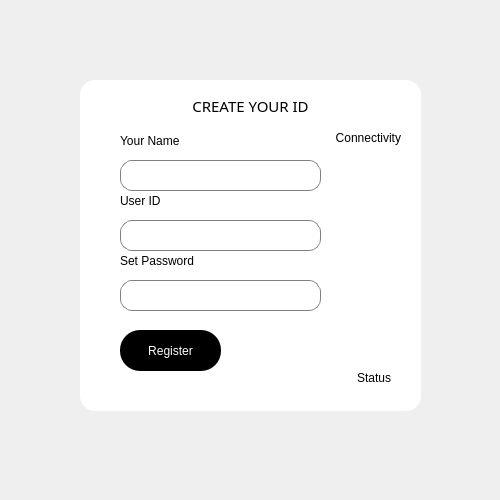
<?xml version="1.0" encoding="UTF-8"?>
<ui version="4.0">
 <class>IDRegister</class>
 <widget class="QDialog" name="IDRegister">
  <property name="geometry">
   <rect>
    <x>0</x>
    <y>0</y>
    <width>500</width>
    <height>500</height>
   </rect>
  </property>
  <property name="windowTitle">
   <string>Dialog</string>
  </property>
  <widget class="QGroupBox" name="groupBox">
   <property name="geometry">
    <rect>
     <x>80</x>
     <y>80</y>
     <width>341</width>
     <height>331</height>
    </rect>
   </property>
   <property name="styleSheet">
    <string notr="true">QGroupBox {
background-color: white; 
border-radius: 15px
}</string>
   </property>
   <property name="title">
    <string/>
   </property>
   <widget class="QLabel" name="label_4">
    <property name="geometry">
     <rect>
      <x>40</x>
      <y>50</y>
      <width>101</width>
      <height>21</height>
     </rect>
    </property>
    <property name="text">
     <string>Your Name</string>
    </property>
   </widget>
   <widget class="QLineEdit" name="txt_Name">
    <property name="geometry">
     <rect>
      <x>40</x>
      <y>80</y>
      <width>201</width>
      <height>31</height>
     </rect>
    </property>
    <property name="styleSheet">
     <string notr="true">QLineEdit {

border: 1px solid gray; 
border-radius: 12px; 
background color: white; 
padding: 5px


}</string>
    </property>
   </widget>
   <widget class="QLabel" name="label">
    <property name="geometry">
     <rect>
      <x>40</x>
      <y>110</y>
      <width>101</width>
      <height>21</height>
     </rect>
    </property>
    <property name="text">
     <string>User ID</string>
    </property>
   </widget>
   <widget class="QLineEdit" name="txt_ID">
    <property name="geometry">
     <rect>
      <x>40</x>
      <y>140</y>
      <width>201</width>
      <height>31</height>
     </rect>
    </property>
    <property name="styleSheet">
     <string notr="true">QLineEdit {

border: 1px solid gray; 
border-radius: 12px; 
background color: white; 
padding: 5px


}</string>
    </property>
   </widget>
   <widget class="QLabel" name="label_2">
    <property name="geometry">
     <rect>
      <x>40</x>
      <y>170</y>
      <width>101</width>
      <height>21</height>
     </rect>
    </property>
    <property name="text">
     <string>Set Password</string>
    </property>
   </widget>
   <widget class="QLineEdit" name="txt_Password">
    <property name="geometry">
     <rect>
      <x>40</x>
      <y>200</y>
      <width>201</width>
      <height>31</height>
     </rect>
    </property>
    <property name="styleSheet">
     <string notr="true">QLineEdit {

border: 1px solid gray; 
border-radius: 12px; 
background color: white; 
padding: 5px


}</string>
    </property>
   </widget>
   <widget class="QPushButton" name="pushButton">
    <property name="geometry">
     <rect>
      <x>40</x>
      <y>250</y>
      <width>101</width>
      <height>41</height>
     </rect>
    </property>
    <property name="styleSheet">
     <string notr="true">QPushButton {
background-color: black; 
color: white;  
border-radius: 20px; 
}</string>
    </property>
    <property name="text">
     <string>Register</string>
    </property>
   </widget>
   <widget class="QLabel" name="label_5">
    <property name="geometry">
     <rect>
      <x>240</x>
      <y>290</y>
      <width>71</width>
      <height>16</height>
     </rect>
    </property>
    <property name="text">
     <string>Status</string>
    </property>
    <property name="alignment">
     <set>Qt::AlignRight|Qt::AlignTrailing|Qt::AlignVCenter</set>
    </property>
   </widget>
   <widget class="QLabel" name="label_3">
    <property name="geometry">
     <rect>
      <x>220</x>
      <y>50</y>
      <width>101</width>
      <height>16</height>
     </rect>
    </property>
    <property name="text">
     <string>Connectivity</string>
    </property>
    <property name="alignment">
     <set>Qt::AlignRight|Qt::AlignTrailing|Qt::AlignVCenter</set>
    </property>
   </widget>
   <widget class="QLabel" name="label_6">
    <property name="geometry">
     <rect>
      <x>80</x>
      <y>10</y>
      <width>181</width>
      <height>31</height>
     </rect>
    </property>
    <property name="font">
     <font>
      <family>Montserrat ExtraBold</family>
      <pointsize>11</pointsize>
     </font>
    </property>
    <property name="text">
     <string>CREATE YOUR ID</string>
    </property>
    <property name="alignment">
     <set>Qt::AlignCenter</set>
    </property>
   </widget>
  </widget>
 </widget>
 <resources/>
 <connections/>
</ui>
